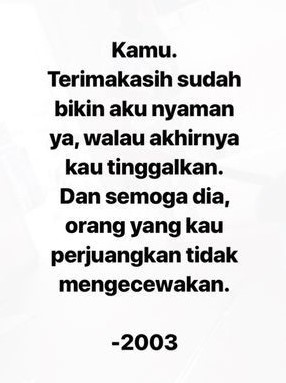
#> input picture quite.jpg, 286 x 383 px
$ jupyter execute --allow-errors image_to_text__python.ipynb   (shell and % lines are left out)
#> lines starting #> are read from the running program, lines starting #| are printed output that depends on the picture; after the words box and inside, x2 and y2 are one past the last pixel; in counts of white or black regions, pixels touching at a corner belong together
[cell 1]
from google.colab import drive
drive.mount('/content/gdrive')

[cell 2]
%cd /content/gdrive/My\ Drive/collabs_notebooks/image_to_text

[cell 3]
import pytesseract
from PIL import Image

#> (a cell that did not finish here is left out)

[cell 5]
from google.colab import files

uploaded = files.upload()
#> the answer given: quite.jpg
#> uploaded = 1 item

#> (a cell that did not finish here is left out)

[cell 7]
import cv2
from google.colab.patches import cv2_imshow

[cell 8]
originalImage = cv2.imread('anjay.png')
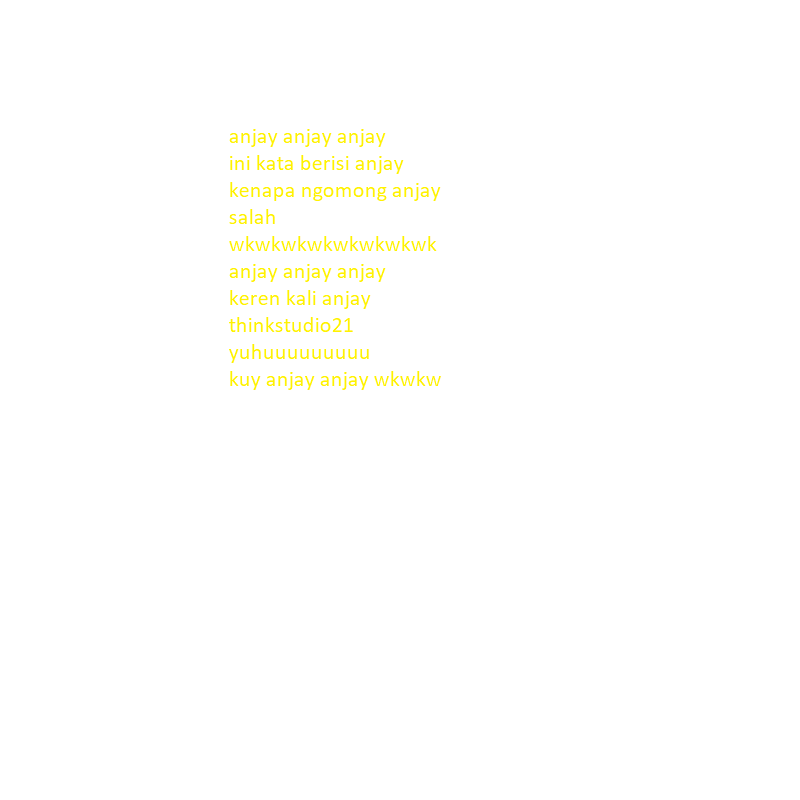
#> input picture anjay.png, 800 x 800 px
#> originalImage is the input picture: shape (800, 800, 3); mean B, G, R 252.6, 254.9, 255
cv2_imshow(originalImage)

[cell 9]
grayImage = cv2.cvtColor(originalImage, cv2.COLOR_BGR2GRAY)
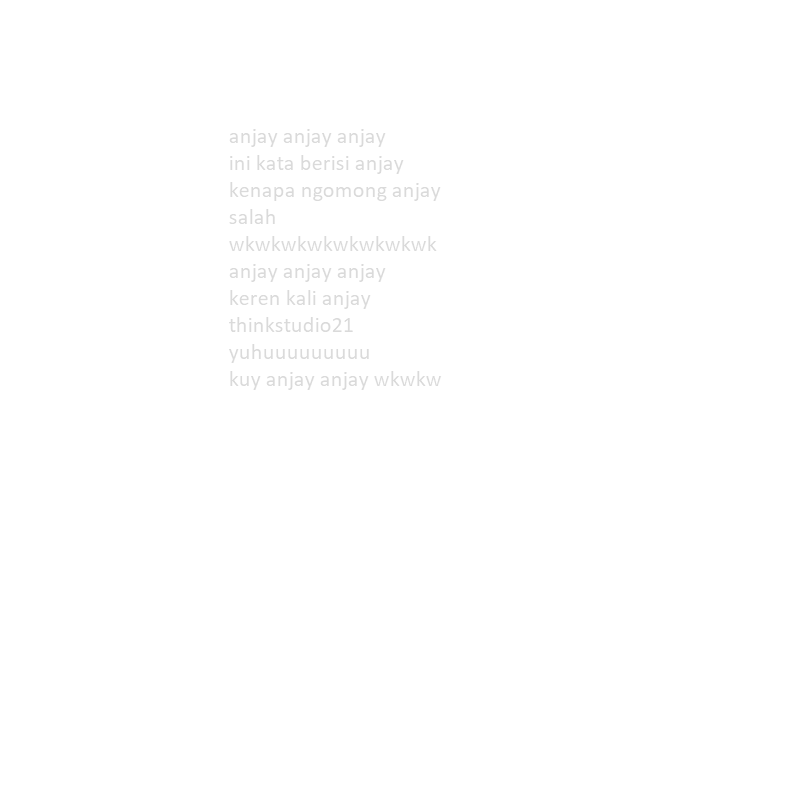
#> grayImage: shape (800, 800); min 218, max 255, mean 254.7
cv2_imshow(grayImage)

[cell 10]
(thresh, blackAndWhiteImage) = cv2.threshold(grayImage, 240, 255, cv2.THRESH_BINARY)
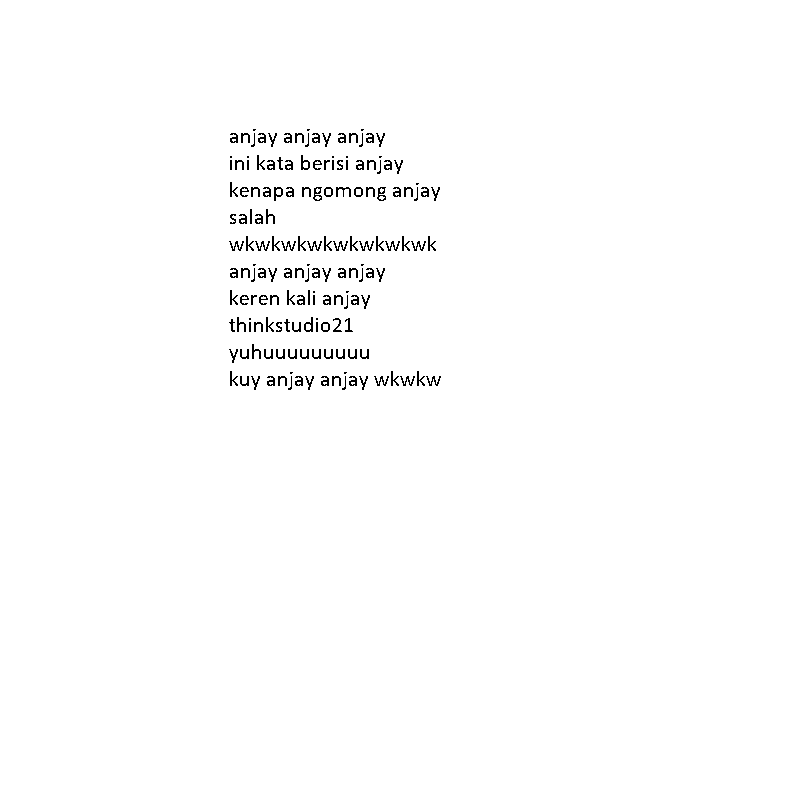
#> blackAndWhiteImage: shape (800, 800); 99% white; black in thin lines or dots, all inside (x1, y1, x2, y2) = (229, 129, 441, 390)
cv2_imshow(blackAndWhiteImage)
print(thresh)
